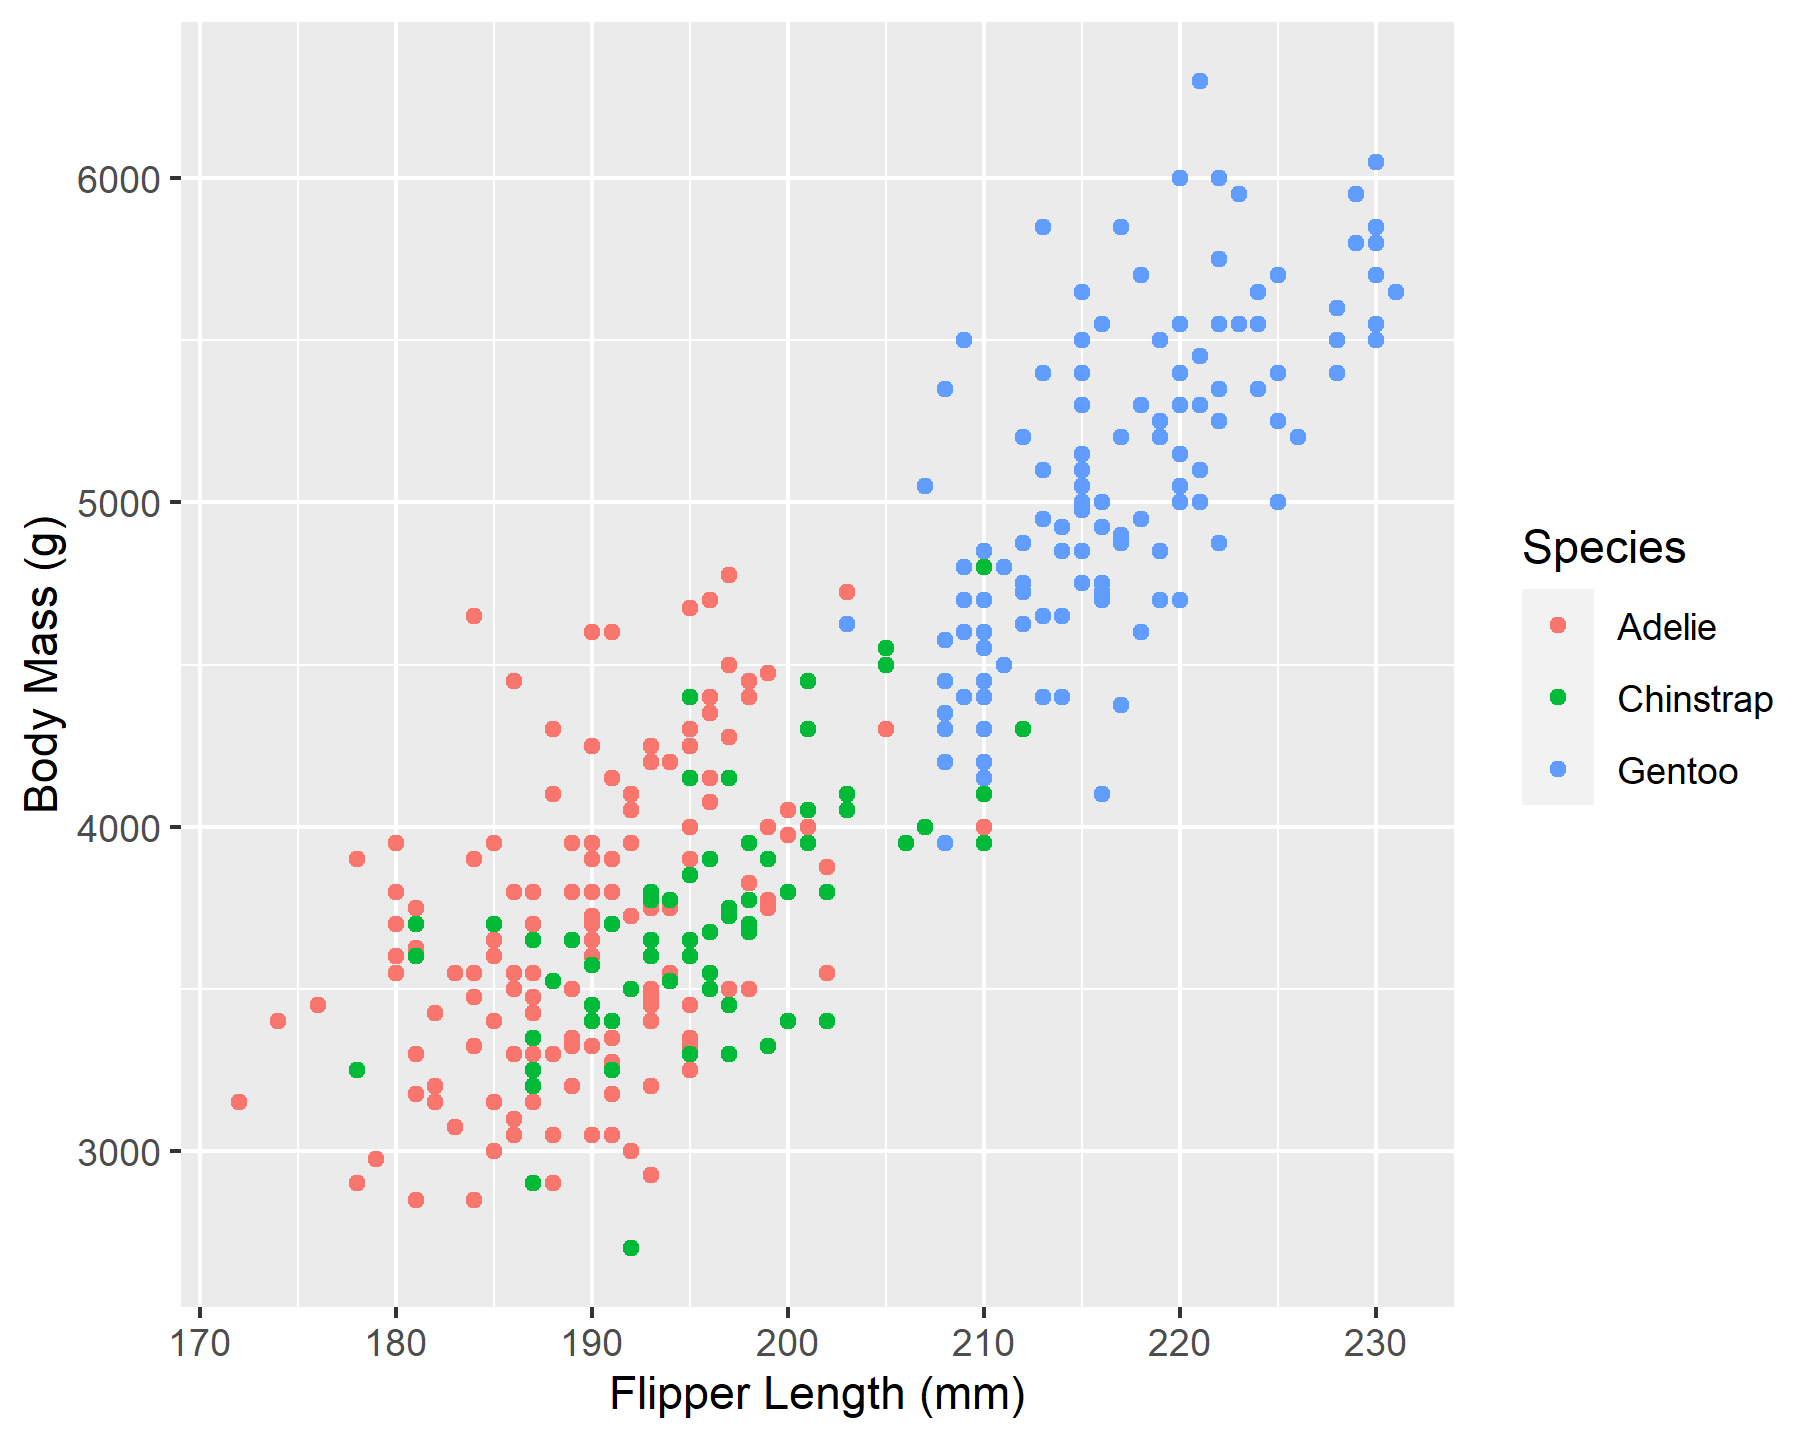

Here is the R script that generated this plot:
# Load necessary libraries

library(ggplot2)


# Read the dataset with specified column names and types
penguins <- read.csv("C:/Users/commu/OneDrive/Desktop/WPI/semester 2/DATA VISUALISATION/A2/a2-DataVis-7Ways/assignment 2/submission/R code/penglings.csv")

# Create the scatterplot
p <- ggplot(penguins, aes(x = flipper_length_mm, y = body_mass_g, color = species)) +
  geom_point() +
  labs(x = "Flipper Length (mm)", y = "Body Mass (g)", color = "Species")

# Save the scatterplot as a PNG file
ggsave("scatterplot.png", plot = p)
print(p)
# Confirm that the file was saved
file.exists("scatterplot.png")




